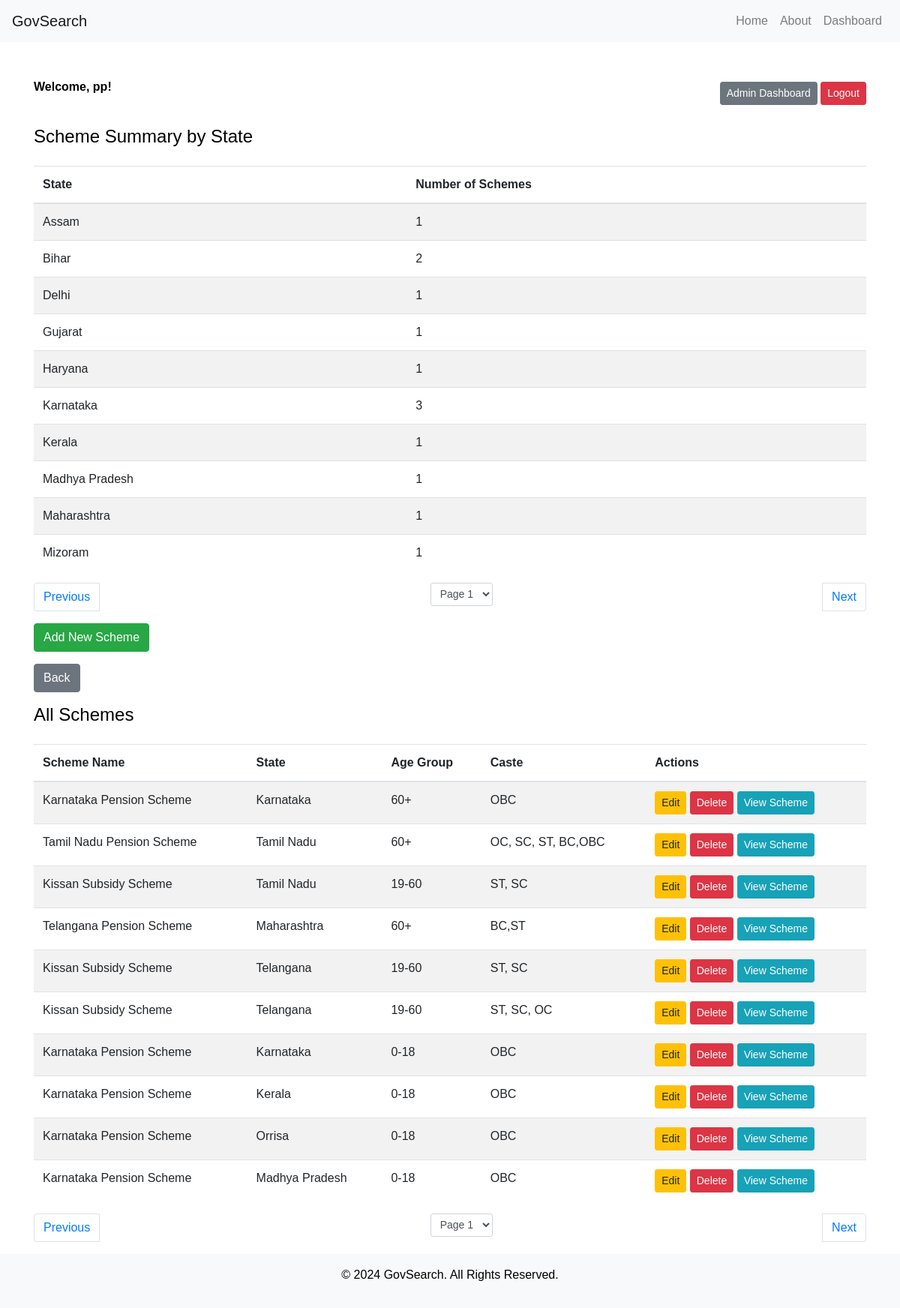
Page /admin_dashboard.php (signed in) on the committed database.
### tables this page shows
CREATE TABLE `schemes` (
  `id` int(11) NOT NULL,
  `scheme_name` varchar(255) NOT NULL,
  `state` varchar(100) NOT NULL,
  `age_group` varchar(50) DEFAULT NULL,
  `caste` varchar(50) DEFAULT NULL,
  `state_logo` varchar(255) DEFAULT NULL,
  `scheme_link` varchar(255) DEFAULT NULL
);

### admin_dashboard.php (the view, shortened to what this page needs)
<?php
include('db_connection.php');
$items_per_page = 10;
$page = isset($_GET['page']) ? (int)$_GET['page'] : 1;
$offset = ($page - 1) * $items_per_page;
$summary_sql = "SELECT state, COUNT(*) AS scheme_count FROM schemes GROUP BY state LIMIT $offset, $items_per_page";
$summary_result = $conn->query($summary_sql);
$total_states_sql = "SELECT COUNT(DISTINCT state) AS total_states FROM schemes";
$total_states_result = $conn->query($total_states_sql);
$total_states = $total_states_result->fetch_assoc()['total_states'];
$total_pages = ceil($total_states / $items_per_page);
$page_schemes = isset($_GET['page_schemes']) ? (int)$_GET['page_schemes'] : 1;
$offset_schemes = ($page_schemes - 1) * $items_per_page;
$total_schemes_sql = "SELECT COUNT(*) AS total_schemes FROM schemes";
$total_schemes_result = $conn->query($total_schemes_sql);
$total_schemes = $total_schemes_result->fetch_assoc()['total_schemes'];
$total_schemes_pages = ceil($total_schemes / $items_per_page);
$sql_schemes = "SELECT * FROM schemes LIMIT $offset_schemes, $items_per_page";
$result_schemes = $conn->query($sql_schemes);
$logged_in_user = $_SESSION['admin'];
include('header.php');
?>
<div class="container mt-5">
    <div class="row mb-4">
        <div class="col-12 d-flex justify-content-between align-items-center">
            <div>
                <p><strong>Welcome, <?php echo htmlspecialchars($logged_in_user); ?>!</strong></p>
            </div>
            <div>
                <a href="admin_dashboard.php" class="btn btn-secondary btn-sm">Admin Dashboard</a>
                <a href="logout.php" class="btn btn-danger btn-sm">Logout</a>
            </div>
        </div>
    </div>
    <h4 class="mb-4">Scheme Summary by State</h4>
    <div class="table-responsive">
        <table class="table table-striped">
            <thead>
                <tr>
                    <th>State</th>
                    <th>Number of Schemes</th>
                </tr>
            </thead>
            <tbody>
                <?php while ($row = $summary_result->fetch_assoc()) { ?>
                    <tr>
                        <td><?php echo htmlspecialchars($row['state']); ?></td>
                        <td><?php echo htmlspecialchars($row['scheme_count']); ?></td>
                    </tr>
                <?php } ?>
            </tbody>
        </table>
    </div>
    <nav>
        <ul class="pagination justify-content-between">
            <li class="page-item">
                <?php if ($page > 1): ?>
                    <a class="page-link" href="?page=<?php echo $page - 1; ?>">Previous</a>
                <?php else: ?>
                    <span class="page-link disabled">Previous</span>
                <?php endif; ?>
            </li>
            <li class="page-item">
                <form method="get" action="" class="d-inline">
                    <select class="form-control form-control-sm" name="page" onchange="this.form.submit()">
                        <?php for ($i = 1; $i <= $total_pages; $i++): ?>
                            <option value="<?php echo $i; ?>" <?php if ($i == $page) echo 'selected'; ?>>Page <?php echo $i; ?></option>
                        <?php endfor; ?>
                    </select>
                </form>
            </li>
            <li class="page-item">
                <?php if ($page < $total_pages): ?>
                    <a class="page-link" href="?page=<?php echo $page + 1; ?>">Next</a>
                <?php else: ?>
                    <span class="page-link disabled">Next</span>
                <?php endif; ?>
            </li>
        </ul>
    </nav>
    <div class="mb-3">
        <a href="add_scheme.php" class="btn btn-success">Add New Scheme</a>
    </div>
    <div class="mb-3">
        <a href="admin_dashboard.php" class="btn btn-secondary">Back</a>
    </div>
    <h4 class="mb-4">All Schemes</h4>
    <div class="table-responsive">
        <table class="table table-striped">
            <thead>
                <tr>
                    <th>Scheme Name</th>
                    <th>State</th>
                    <th>Age Group</th>
                    <th>Caste</th>
                    <th>Actions</th>
                </tr>
            </thead>
            <tbody>
                <?php while ($row = $result_schemes->fetch_assoc()) { ?>
                    <tr>
                        <td><?php echo htmlspecialchars($row['scheme_name']); ?></td>
                        <td><?php echo htmlspecialchars($row['state']); ?></td>
                        <td><?php echo htmlspecialchars($row['age_group']); ?></td>
                        <td><?php echo htmlspecialchars($row['caste']); ?></td>
                        <td>
                            <a href="edit_scheme.php?id=<?php echo $row['id']; ?>" class="btn btn-warning btn-sm">Edit</a>
                            <a href="delete_scheme.php?id=<?php echo $row['id']; ?>" class="btn btn-danger btn-sm" onclick="return confirmDelete();">Delete</a>
                            <a href="<?php echo htmlspecialchars($row['scheme_link']); ?>" target="_blank" class="btn btn-info btn-sm">View Scheme</a>
                        </td>
                    </tr>
                <?php } ?>
            </tbody>
        </table>
    </div>
    <nav>
        <ul class="pagination justify-content-between">
            <li class="page-item">
                <?php if ($page_schemes > 1): ?>
                    <a class="page-link" href="?page_schemes=<?php echo $page_schemes - 1; ?>">Previous</a>
                <?php else: ?>
                    <span class="page-link disabled">Previous</span>
                <?php endif; ?>
            </li>
            <li class="page-item">
                <form method="get" action="" class="d-inline">
                    <select class="form-control form-control-sm" name="page_schemes" onchange="this.form.submit()">
                        <?php for ($i = 1; $i <= $total_schemes_pages; $i++): ?>
                            <option value="<?php echo $i; ?>" <?php if ($i == $page_schemes) echo 'selected'; ?>>Page <?php echo $i; ?></option>
                        <?php endfor; ?>
                    </select>
                </form>
            </li>
            <li class="page-item">
                <?php if ($page_schemes < $total_schemes_pages): ?>
                    <a class="page-link" href="?page_schemes=<?php echo $page_schemes + 1; ?>">Next</a>
                <?php else: ?>
                    <span class="page-link disabled">Next</span>
                <?php endif; ?>
            </li>
        </ul>
    </nav>
</div>
<?php include('footer.php'); ?>

### header.php (style rules this page uses)
body { background-color: #ffffff; color: #000000; font-family: Arial, sans-serif; }

### rows in the picture
schemes: scheme_name "Karnataka Pension Scheme", state "Karnataka", age_group "60+", caste "OBC"
schemes: scheme_name "Tamil Nadu Pension Scheme", state "Tamil Nadu", age_group "60+", caste "OC, SC, ST, BC,OBC"
schemes: scheme_name "Kissan Subsidy Scheme", state "Tamil Nadu", age_group "19-60", caste "ST, SC"
schemes: scheme_name "Telangana Pension Scheme", state "Maharashtra", age_group "60+", caste "BC,ST"
schemes: scheme_name "Kissan Subsidy Scheme", state "Telangana", age_group "19-60", caste "ST, SC"
schemes: scheme_name "Kissan Subsidy Scheme", state "Telangana", age_group "19-60", caste "ST, SC, OC"
schemes: scheme_name "Karnataka Pension Scheme", state "Karnataka", age_group "0-18", caste "OBC"
schemes: scheme_name "Karnataka Pension Scheme", state "Kerala", age_group "0-18", caste "OBC"
schemes: scheme_name "Karnataka Pension Scheme", state "Orrisa", age_group "0-18", caste "OBC"
schemes: scheme_name "Karnataka Pension Scheme", state "Madhya Pradesh", age_group "0-18", caste "OBC"

### other values in the picture
$logged_in_user "pp"
$row['state'] "Assam"
$row['scheme_count'] "1"
$row['state'] "Bihar"
$row['scheme_count'] "2"
$row['state'] "Delhi"
$row['state'] "Gujarat"
$row['state'] "Haryana"
$row['state'] "Karnataka"
$row['scheme_count'] "3"
$row['state'] "Kerala"
$row['state'] "Madhya Pradesh"
$row['state'] "Maharashtra"
$row['state'] "Mizoram"
